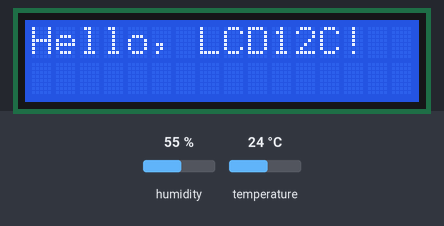
Bench run of a sketch on a simulated Arduino Uno, built with avr-gcc and run on an emulated ATmega328P. On the bench: 16×2 character LCD. The inputs (shaded band) are chosen by the test bench; at power-on: humidity 55 %, temperature 24 °C.

Above: at 0.2 s.
At 18.0 s:
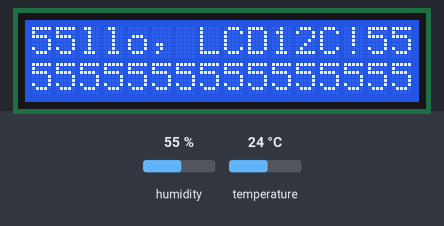
At 18.5 s:
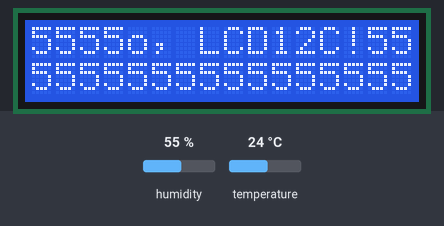
At 19.0 s:
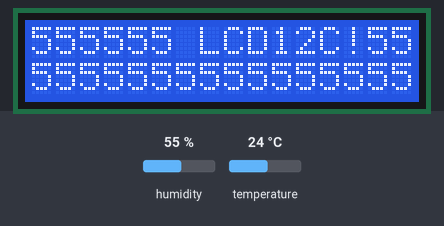
At 19.6 s:
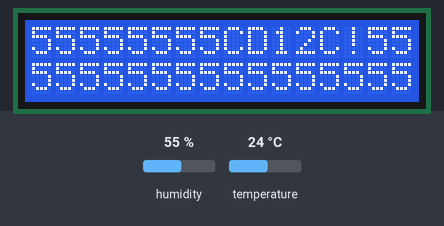
At 21.2 s:
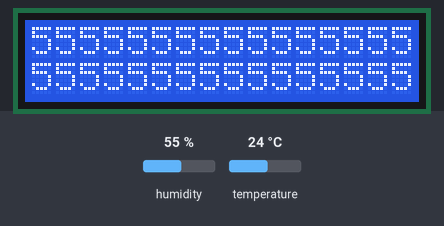

Measured:
- what the display in image 1 shows lasts 0.6 s, from 17.9 s to 18.5 s

The sketch:

TempLCD.ino
```cpp
#include <Wire.h>
#include <LiquidCrystal_I2C.h>
#include <DHT11.h>


LiquidCrystal_I2C lcd(0x27, 16, 2);


DHT11 dht11(2); // pin into d2 (out)

void setup() {
  lcd.init(); //SDA is pin a4. SCL in pin a5. VCC is 5v, GND is ground
  lcd.backlight();  // Turn on the backlight
  lcd.setCursor(0, 0);
  lcd.print("Hello, LCD12C!");
}

void loop() {
  // Nothing here

  int temperature = 0;
  int humidity = 0;
  int result = dht11.readTemperatureHumidity(temperature, humidity);

if (result == 0) {
        Serial.print("Temperature: ");
        Serial.print(temperature);
        Serial.print(" °C\tHumidity: ");
        Serial.print(humidity);
        Serial.println(" %");

        lcd.print(humidity);

    }
    else {
        // Print error message based on the error code.
        Serial.println(DHT11::getErrorString(result));
    }
}
```
